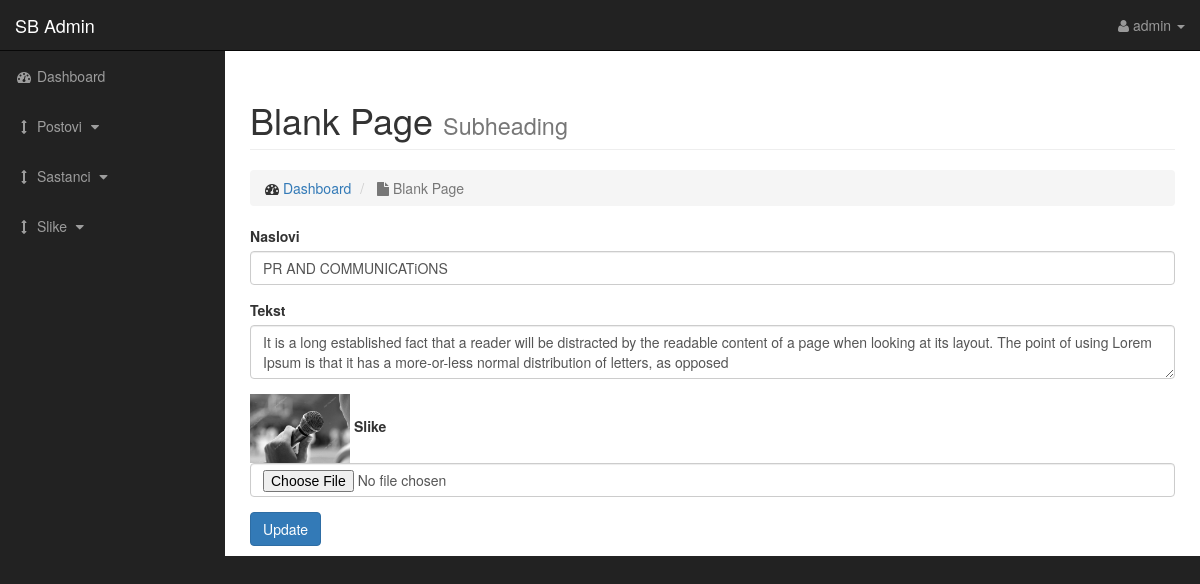
The page /admin/promjeni_postove.php?p_id=1 (signed in) on the database its author committed.
### tables this page shows
CREATE TABLE `postovi` (
  `id` int(11) NOT NULL,
  `naslov` varchar(64) NOT NULL,
  `tekst` varchar(1024) NOT NULL,
  `slike` text NOT NULL
);

### admin/promjeni_postove.php (the view, shortened to what this page needs)
<?php
require "includes/config.php";
include "includes/header.php";
?>
<body>
    <div id="wrapper">
        <?php  include "includes/navigation.php"  ?>
            <div class="collapse navbar-collapse navbar-ex1-collapse">
                <ul class="nav navbar-nav side-nav">
                    <li>
                        <a href="index.php"><i class="fa fa-fw fa-dashboard"></i> Dashboard</a>
                    </li>
                   <li>
                        <a href="javascript:;" data-toggle="collapse" data-target="#post_down"><i class="fa fa-fw fa-arrows-v"></i> Postovi <i class="fa fa-fw fa-caret-down"></i></a>
                    </li>
                    <li>
                        <a href="javascript:;" data-toggle="collapse" data-target="#demo"><i class="fa fa-fw fa-arrows-v"></i> Sastanci <i class="fa fa-fw fa-caret-down"></i></a>
                        <li>
                        <a href="javascript:;" data-toggle="collapse" data-target="#post_drop_down"><i class="fa fa-fw fa-arrows-v"></i> Slike <i class="fa fa-fw fa-caret-down"></i></a>
                    </li>
                </ul>
            </div>
        </nav>
        <div id="page-wrapper">
            <div class="container-fluid">
                <div class="row">
                    <div class="col-lg-12">
                        <h1 class="page-header">
                            Blank Page
                            <small>Subheading</small>
                        </h1>
                        <ol class="breadcrumb">
                            <li>
                                <i class="fa fa-dashboard"></i>  <a href="index.html">Dashboard</a>
                            </li>
                            <li class="active">
                                <i class="fa fa-file"></i> Blank Page
                            </li>
                        </ol>
                       <?php
if(isset($_GET['p_id'])){
   $p_id = $_GET['p_id'];
}
    $query = "SELECT * FROM postovi WHERE id={$p_id}";
    $select_posts = mysqli_query($connection, $query);
   while($row = mysqli_fetch_array($select_posts)){
    $post_naslovi = $row['naslov'];
    $post_tekst = $row['tekst'];
    $post_slike = $row['slike'];
}
?>
<form action="" method="post" enctype="multipart/form-data">
 <div class="form-group">
 <label for="author">Naslovi</label>
 <input class="form-control" name="naslovi" type="text" value="<?php echo $post_naslovi;  ?>" />
 </div>
 <div class="form-group">
 <label for="content">Tekst</label>
 <textarea class="form-control" name="tekst" type="text"><?php echo $post_tekst;  ?></textarea>
  </div>
  <div class="form-group">
   <img width="100" src="../images/<?php echo $post_slike; ?>" />
   <label for="image">Slike</label>
 <input class="form-control" name="slike" type="file" />
 </div>
  <input class="btn btn-primary" name="update" type="submit" value="Update" />
 </div>
                    </div>
                </div>
            </div>
        </div>
</body>
</html>

### admin/css/sb-admin.css (style rules this page uses)
body { margin-top: 100px; background-color: #222; }
@media (min-width:768px) { body { margin-top: 50px; } }
#wrapper { padding-left: 0; }
#page-wrapper { width: 100%; padding: 0; background-color: #fff; }
@media (min-width:768px) { #wrapper { padding-left: 225px; } }
@media (min-width:768px) { #page-wrapper { padding: 10px; } }
@media (min-width:768px) { .side-nav { position: fixed; top: 51px; left: 225px; width: 225px; margin-left: -225px; border: none; border-radius: 0; overflow-y: auto; background-color: #222; } }
@media (min-width:768px) { .side-nav>li>a { width: 225px; } }

### rows shown on the page
postovi: naslovi "PR AND COMMUNICATiONS", tekst "It is a long established fact that a reader will be distracted by the readable content of a page when looking at its layout. The point of using Lorem Ipsum is that it has a more-or-less normal distribution of letters, as opposed", slike (picture)

### other values the page prints
$_SESSION['korisnik_login'] "admin"
